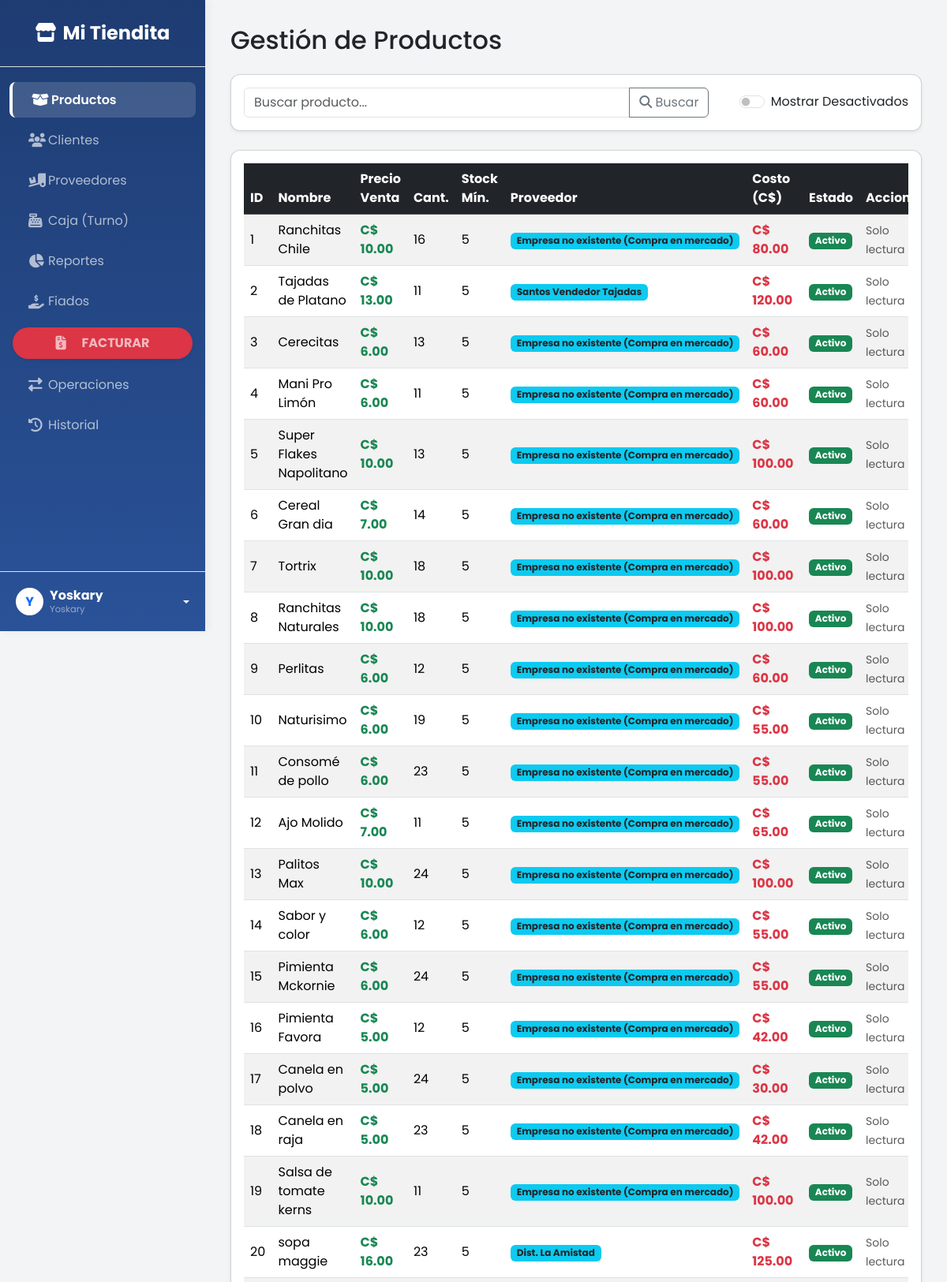
The page /productos/ (signed in, upper part) on the database its author committed.
### tienda/models.py (models this page shows, shortened)
class Productos(models.Model):
    id_producto = models.IntegerField(db_column='Id_Producto', primary_key=True)
    nombre = models.CharField(db_column='Nombre', max_length=100)
    precioventa = models.DecimalField(db_column='PrecioVenta', max_digits=10, decimal_places=2)
    cantidad = models.IntegerField(db_column='Cantidad', default=0)
    rutafoto = models.ImageField(db_column='rutaFoto', upload_to='productos/', null=True, blank=True)
    stockminimo = models.IntegerField(db_column='StockMinimo', blank=True, null=True)
    activo = models.BooleanField(db_column='Activo', default=True)
    idproveedor = models.ForeignKey(Proveedores, models.DO_NOTHING, db_column='IdProveedor', blank=True, null=True)
    codigo_barra = models.CharField(db_column='CodigoBarra', max_length=64, unique=True, null=True, blank=True)
    class Meta:
        managed = True
        db_table = 'Productos'

class Proveedores(models.Model):
    id_proveedor = models.IntegerField(db_column='id_Proveedor', primary_key=True)
    nombre_proveedor = models.CharField(db_column='nombre_proveedor', max_length=100)
    correo = models.CharField(db_column='correo', max_length=100, blank=True, null=True)
    direccion = models.TextField(db_column='Direccion', blank=True, null=True)
    activo = models.BooleanField(db_column='Activo', default=True)
    class Meta:
        managed = True
        db_table = 'Proveedores'

class ProveedorProducto(models.Model):
    id_asignacion = models.AutoField(db_column='Id_Asignacion', primary_key=True)
    proveedor = models.ForeignKey(Proveedores, models.DO_NOTHING, db_column='Id_Proveedor')
    producto = models.ForeignKey(Productos, models.DO_NOTHING, db_column='Id_Producto')
    preciocompra = models.DecimalField(db_column='PrecioCompra', max_digits=10, decimal_places=2)
    cantidadcompra = models.IntegerField(db_column='CantidadCompra', default=1)
    activo = models.BooleanField(db_column='Activo', default=True)
    class Meta:
        managed = True
        db_table = 'ProveedorProducto'

### tienda/views.py (the view)
    def wrapper(request, *args, **kwargs):
        if 'user_id' not in request.session:
            return redirect('login')
        return view_func(request, *args, **kwargs)

### tienda/views.py (called while the page is built)
def login_requerido(view_func):
    def wrapper(request, *args, **kwargs):
        if 'user_id' not in request.session:
            return redirect('login')
        return view_func(request, *args, **kwargs)
    return wrapper

### tienda/templates/tienda/productos.html (shortened to what this page needs)
{% extends 'tienda/base.html' %}
{% block content %}
    <div class="d-flex justify-content-between align-items-center mb-3">
        <h1 class="h2">Gestión de Productos</h1>
    </div>
    <div class="card shadow-sm mb-4">
        <div class="card-body">
            <form method="GET" action="{% url 'productos_lista' %}" class="d-flex justify-content-between">
                <div class="input-group" style="width: 70%;">
                    <input type="text" class="form-control" placeholder="Buscar producto..." name="q" value="{{ search_query }}">
                    <button class="btn btn-outline-secondary" type="submit"><i class="fas fa-search"></i> Buscar</button>
                </div>
                <div class="form-check form-switch align-self-center">
                    <input class="form-check-input" type="checkbox" id="mostrar_desactivados" name="mostrar_desactivados" value="true" {% if mostrando_desactivados %}checked{% endif %} onchange="this.form.submit()">
                    <label class="form-check-label" for="mostrar_desactivados">Mostrar Desactivados</label>
                </div>
            </form>
        </div>
    </div>
    <div class="card shadow-sm">
        <div class="card-body">
            <div class="table-responsive">
                <table class="table table-striped table-hover align-middle">
                    <thead class="table-dark">
                        <tr>
                            <th>ID</th><th>Nombre</th><th>Precio Venta</th><th>Cant.</th><th>Stock Mín.</th>
                            <th>Proveedor</th><th>Costo (C$)</th><th>Estado</th><th>Acciones</th>
                        </tr>
                    </thead>
                    <tbody>
                        {% for producto in productos %}
                        <tr {% if not producto.Activo %}class="opacity-50"{% endif %}>
                            <td>{{ producto.Id_Producto }}</td>
                            <td>{% if not producto.Activo %}<s>{{ producto.Nombre }}</s>{% else %}{{ producto.Nombre }}{% endif %}</td>
                            <td class="fw-bold text-success">C$ {{ producto.PrecioVenta|floatformat:2 }}</td>
                            <td>{{ producto.Cantidad }}</td>
                            <td>{{ producto.StockMinimo }}</td>
                            <td><span class="badge bg-info text-dark">{{ producto.ProveedorNombre|default:"Sin asignar" }}</span></td>
                            <td class="text-danger fw-bold">C$ {{ producto.PrecioCosto|default:"0.00" }}</td>
                            <td>
                                {% if producto.Activo %}<span class="badge bg-success">Activo</span>{% else %}<span class="badge bg-danger">Desactivado</span>{% endif %}
                            </td>
                            <td>
                                {% if request.session.user_rol == 'Admin' %}
                                    <a href="{% url 'productos_editar' producto.Id_Producto %}" class="btn btn-sm btn-warning">
                                        <i class="fas fa-edit"></i>
                                    </a>
                                    {% if producto.Activo %}
                                        <button type="button" class="btn btn-sm btn-danger" data-bs-toggle="modal" data-bs-target="#confirmDeleteModal" data-id="{{ producto.Id_Producto }}" data-name="{{ producto.Nombre }}">
                                            <i class="fas fa-trash"></i>
                                        </button>
                                    {% else %}
                                        <a href="{% url 'productos_reactivar' producto.Id_Producto %}" class="btn btn-sm btn-success"><i class="fas fa-check"></i></a>
                                    {% endif %}
                                {% else %}
                                    <span class="text-muted small">Solo lectura</span>
                                {% endif %}
                            </td>
                        </tr>
                        {% empty %}
                        <tr><td colspan="9" class="text-center">No hay productos.</td></tr>
                        {% endfor %}
                    </tbody>
                </table>
            </div>
        </div>
    </div>
    {% endblock %}

### tienda/templates/tienda/base.html (style rules this page uses)
body { font-family: 'Poppins', sans-serif; transition: background-color 0.3s, color 0.3s; }
[data-bs-theme="light"] body { background-color: #f3f4f6; color: #212529; }
.card { border-radius: 12px; box-shadow: 0 4px 6px rgba(0,0,0,0.05); }

### rows shown on the page
Productos: Nombre "Ranchitas Chile", PrecioVenta "10.00"
Proveedores: ProveedorNombre "Empresa no existente (Compra en mercado)" "Empresa no existente (Compra en mercado)" "Empresa no existente (Compra en mercado)" "Empresa no existente (Compra en mercado)" "Empresa no existente (Compra en mercado)" "Empresa no existente (Compra en mercado)" "Empresa no existente (Compra en mercado)"
ProveedorProducto: PrecioCosto "80.00"
Productos: Id_Producto "2", Nombre "Tajadas de Platano", PrecioVenta "13.00", Cantidad "11", StockMinimo "5", ProveedorNombre "Santos Vendedor Tajadas", PrecioCosto "120.00", shows "Activo", shows "Solo lectura"
Productos: Id_Producto "3", Nombre "Cerecitas", PrecioVenta "6.00", Cantidad "13", StockMinimo "5", ProveedorNombre "Empresa no existente (Compra en mercado)", PrecioCosto "60.00", shows "Activo", shows "Solo lectura"
Productos: Nombre "Mani Pro Limón", PrecioVenta "6.00"
ProveedorProducto: PrecioCosto "60.00"
Productos: Nombre "Super Flakes Napolitano", PrecioVenta "10.00"
ProveedorProducto: PrecioCosto "100.00"
Productos: Nombre "Cereal Gran dia", PrecioVenta "7.00"
ProveedorProducto: PrecioCosto "60.00"
Productos: Id_Producto "7", Nombre "Tortrix", PrecioVenta "10.00", Cantidad "18", StockMinimo "5", ProveedorNombre "Empresa no existente (Compra en mercado)", PrecioCosto "100.00", shows "Activo", shows "Solo lectura"
Productos: Id_Producto "8", Nombre "Ranchitas Naturales", PrecioVenta "10.00", Cantidad "18", StockMinimo "5", ProveedorNombre "Empresa no existente (Compra en mercado)", PrecioCosto "100.00", shows "Activo", shows "Solo lectura"
Productos: Id_Producto "9", Nombre "Perlitas", PrecioVenta "6.00", Cantidad "12", StockMinimo "5", ProveedorNombre "Empresa no existente (Compra en mercado)", PrecioCosto "60.00", shows "Activo", shows "Solo lectura"
Productos: Nombre "Naturisimo", PrecioVenta "6.00"
ProveedorProducto: PrecioCosto "55.00"
Productos: Nombre "Consomé de pollo", PrecioVenta "6.00"
ProveedorProducto: PrecioCosto "55.00"
Productos: Nombre "Ajo Molido", PrecioVenta "7.00"
ProveedorProducto: PrecioCosto "65.00"
Productos: Id_Producto "13", Nombre "Palitos Max", PrecioVenta "10.00", Cantidad "24", StockMinimo "5", ProveedorNombre "Empresa no existente (Compra en mercado)", PrecioCosto "100.00", shows "Activo", shows "Solo lectura"
Productos: Id_Producto "14", Nombre "Sabor y color", PrecioVenta "6.00", Cantidad "12", StockMinimo "5", ProveedorNombre "Empresa no existente (Compra en mercado)", PrecioCosto "55.00", shows "Activo", shows "Solo lectura"
Productos: Id_Producto "15", Nombre "Pimienta Mckornie", PrecioVenta "6.00", Cantidad "24", StockMinimo "5", ProveedorNombre "Empresa no existente (Compra en mercado)", PrecioCosto "55.00", shows "Activo", shows "Solo lectura"
Productos: Id_Producto "16", Nombre "Pimienta Favora", PrecioVenta "5.00", Cantidad "12", StockMinimo "5", ProveedorNombre "Empresa no existente (Compra en mercado)", PrecioCosto "42.00", shows "Activo", shows "Solo lectura"
Productos: Id_Producto "17", Nombre "Canela en polvo", PrecioVenta "5.00", Cantidad "24", StockMinimo "5", ProveedorNombre "Empresa no existente (Compra en mercado)", PrecioCosto "30.00", shows "Activo", shows "Solo lectura"
Productos: Id_Producto "18", Nombre "Canela en raja", PrecioVenta "5.00", Cantidad "23", StockMinimo "5", ProveedorNombre "Empresa no existente (Compra en mercado)", PrecioCosto "42.00", shows "Activo", shows "Solo lectura"
Productos: Id_Producto "19", Nombre "Salsa de tomate kerns", PrecioVenta "10.00", Cantidad "11", StockMinimo "5", ProveedorNombre "Empresa no existente (Compra en mercado)", PrecioCosto "100.00", shows "Activo", shows "Solo lectura"
Productos: Id_Producto "20", Nombre "sopa maggie", PrecioVenta "16.00", Cantidad "23", StockMinimo "5", ProveedorNombre "Dist. La Amistad", PrecioCosto "125.00", shows "Activo", shows "Solo lectura"

### other values the page prints
{{ request.session.user_nombre|slice:":1"|upper }} "Y"
{{ request.session.user_nombre }} "Yoskary"
{{ request.session.user_rol }} "Yoskary"
{{ producto.Id_Producto }} "1" "4" "5" "6" "10" "11" "12"
{{ producto.Cantidad }} "16" "11" "13" "14" "19" "23" "11"
{{ producto.StockMinimo }} "5" "5" "5" "5" "5" "5" "5"
